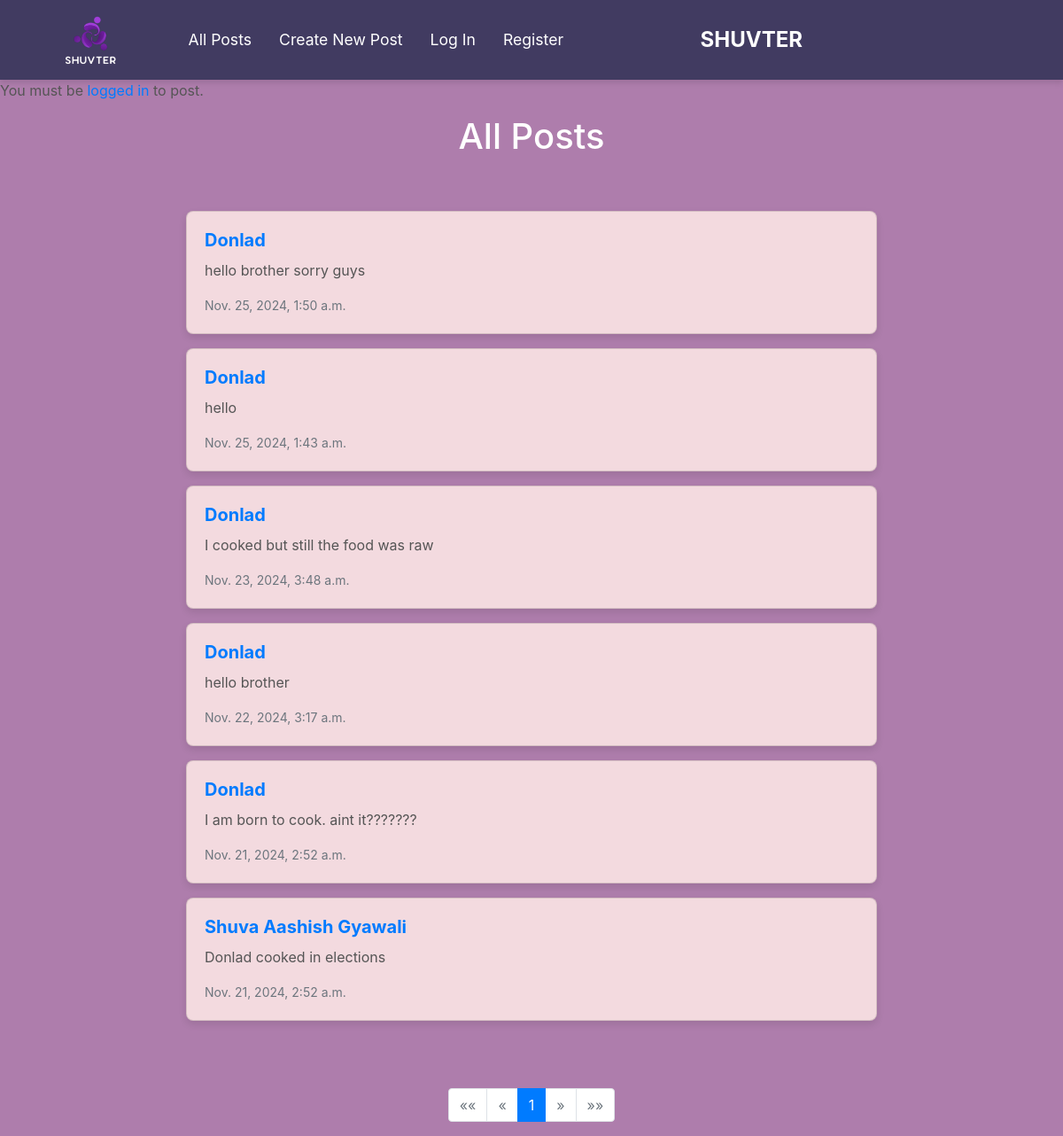
Before: / with the older database file.
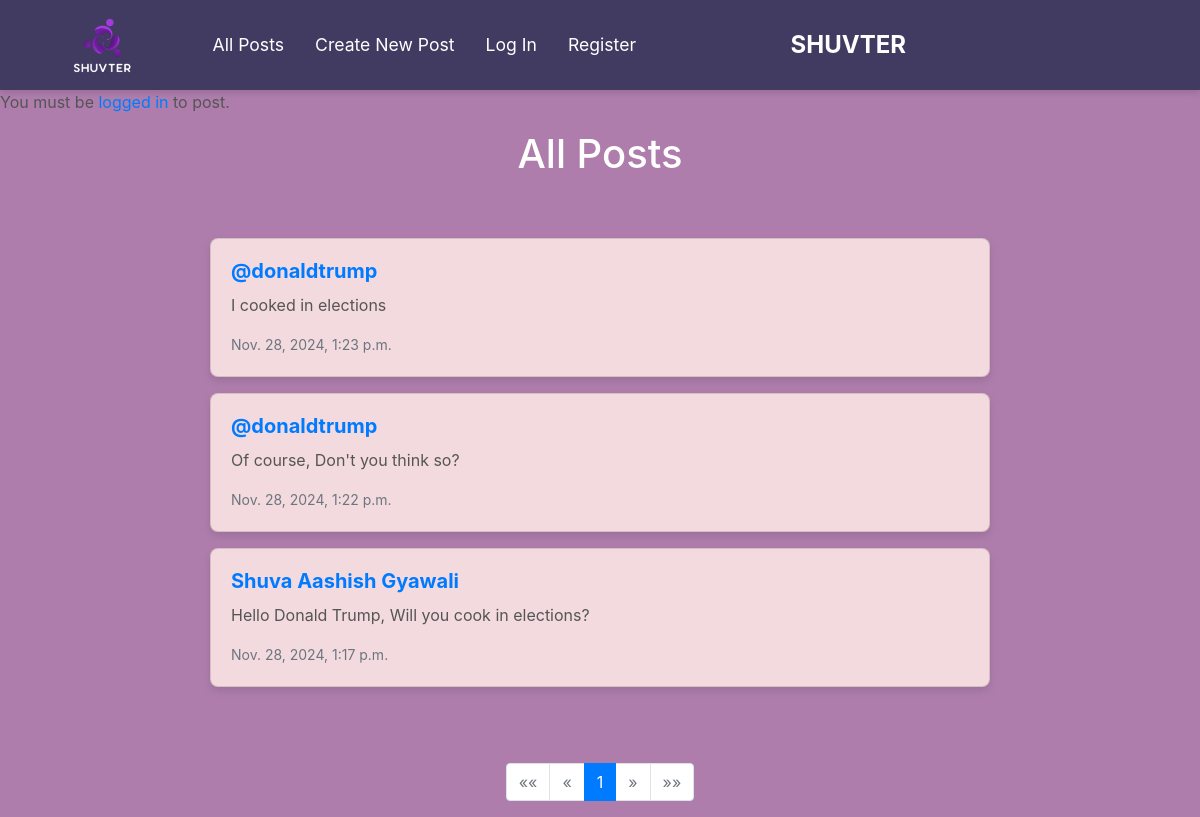
After: the same page with the newer database file.
### network/models.py (models this page shows, shortened)
class Post(models.Model):
    author = models.ForeignKey(User, on_delete=models.CASCADE, related_name="posts")
    content = models.TextField()
    created_at = models.DateTimeField(auto_now_add=True)

class User(AbstractUser):
    pass

### network/views.py (the view)
# urls.py: path("", views.index, name="index"),
def index(request):
    if request.method == "POST":
        author = request.user
        content=request.POST["content"]
        post = Post(author=author, content=content)
        post.save()
        return HttpResponseRedirect(reverse("index"))
    else:
        posts = Post.objects.all().order_by("-created_at")
        paginator = Paginator(posts, 10)
        pageNumber = request.GET.get('page')
        pages= paginator.get_page(pageNumber)
        return render(request, "network/index.html",{
        "posts":posts,
        "pages":pages
        })

### network/templates/network/index.html (shortened to what this page needs)
{% extends "network/layout.html" %}
{% load static %}
{% block body %}
        {% if user.is_authenticated %}
        <div id="new-post" class="new-post" style="display: none;">
            <h2>New Post</h2>
            <form action="" method="post">
                {% csrf_token %}
                <div class="form-group">
                    <textarea name="content" class="form-control" placeholder="What's on your mind?"></textarea>
                </div>
                <button type="submit" class="btn btn-primary">Post</button>
            </form>
        </div>
        {% else %}
        <p>You must be <a href="{% url 'login' %}">logged in</a> to post.</p>
        {% endif %}
    <h1>All Posts</h1>
    <div id="all-posts">
    {% for post in pages %}
        <div class="card mb-3">
            <div class="card-body">
                <h5 class="card-title"><a href="{% url 'profile' post.author.id %}">{{ post.author }}</a></h5>
                <p class="card-text">{{ post.content }}</p>
                <p class="card-text"><small class="text-muted">{{ post.created_at }}</small></p>
            </div>
        </div>
    {% endfor %}
    </div>
    <nav aria-label="Page navigation">
        <ul class="pagination justify-content-center">
            {% if pages.has_previous %}
                <li class="page-item">
                    <a class="page-link" href="?page=1" aria-label="First">
                        <span aria-hidden="true">&laquo;&laquo;</span>
                    </a>
                </li>
                <li class="page-item">
                    <a class="page-link" href="?page={{ pages.previous_page_number }}" aria-label="Previous">
                        <span aria-hidden="true">&laquo;</span>
                    </a>
                </li>
            {% else %}
                <li class="page-item disabled">
                    <span class="page-link">&laquo;&laquo;</span>
                </li>
                <li class="page-item disabled">
                    <span class="page-link">&laquo;</span>
                </li>
            {% endif %}
            {% for num in pages.paginator.page_range %}
                {% if num == pages.number %}
                    <li class="page-item active">
                        <span class="page-link">{{ num }}</span>
                    </li>
                {% else %}
                    <li class="page-item">
                        <a class="page-link" href="?page={{ num }}">{{ num }}</a>
                    </li>
                {% endif %}
            {% endfor %}
            {% if pages.has_next %}
                <li class="page-item">
                    <a class="page-link" href="?page={{ pages.next_page_number }}" aria-label="Next">
                        <span aria-hidden="true">&raquo;</span>
                    </a>
                </li>
                <li class="page-item">
                    <a class="page-link" href="?page={{ pages.paginator.num_pages }}" aria-label="Last">
                        <span aria-hidden="true">&raquo;&raquo;</span>
                    </a>
                </li>
            {% else %}
                <li class="page-item disabled">
                    <span class="page-link">&raquo;</span>
                </li>
                <li class="page-item disabled">
                    <span class="page-link">&raquo;&raquo;</span>
                </li>
            {% endif %}
        </ul>
    </nav>
    </div>
{% endblock %}

### network/templates/network/layout.html (shortened to what this page needs)
{% load static %}
<!DOCTYPE html>
<html lang="en">
    <head>
        <link rel="stylesheet" href="https://stackpath.bootstrapcdn.com/bootstrap/4.4.1/css/bootstrap.min.css">
        <link href="{% static 'network/styles.css' %}" rel="stylesheet">
    </head>
    <body>
        <nav class="navbar navbar-expand-lg navbar-light bg-light">
            <div class="container-fluid">
                <div class="d-flex align-items-center">
                    <a class="navbar-brand" href="{% url 'index' %}">
                        <img src="{% static 'network/logo.png' %}" alt="Logo">
                    </a>
                    <ul class="navbar-nav ml-3">
                        <li class="nav-item">
                            <a class="nav-link" id="showAllPostsLink" href="{% url 'index' %}">All Posts</a>
                        </li>
                        <li class="nav-item">
                            <a class="nav-link" id="showNewPostLink" href="{% url 'index' %}">Create New Post</a>
                        </li>
                        {% if user.is_authenticated %}
                            <li class="nav-item">
                                <a class="nav-link" href="{% url 'following' %}">Following</a>
                            </li>
                            <li class="nav-item">
                                <a class="nav-link" href="{% url 'logout' %}">Log Out</a>
                            </li>
                        {% else %}
                            <li class="nav-item">
                                <a class="nav-link" href="{% url 'login' %}">Log In</a>
                            </li>
                            <li class="nav-item">
                                <a class="nav-link" href="{% url 'register' %}">Register</a>
                            </li>
                        {% endif %}
                    </ul>
                </div>
                <div class="mx-auto">
                    <span class="navbar-text">SHUVTER</span>
                </div>
            </div>
        </nav>
        <div class="body">
            {% block body %}
            {% endblock %}
    </body>
</html>

### network/static/network/styles.css (style rules this page uses)
.navbar-nav { margin: auto; }
.navbar-brand img { height: 60px; width: auto; }
.navbar-text { font-size: 1.5rem; font-weight: bold; color: #FFFFFF !important; }
.navbar.navbar-light { background-color: #413B61 !important; }
body { background-color: #AE7DAC; }
.navbar .nav-link { color: #FFFFFF !important; font-size: 1.1rem; padding: 10px 15px; }
.navbar-nav .nav-item { margin-right: 15px; }
.navbar { padding-top: 10px; padding-bottom: 10px; display: flex; justify-content: space-between; align-items: center; }
.navbar .navbar-text { flex-grow: 1; text-align: center; }
.navbar.navbar-light { box-shadow: 0 4px 6px rgba(0, 0, 0, 0.1); }
#all-posts { display: flex; flex-direction: column; align-items: center; max-width: 800px; margin: 50px auto; padding: 10px; }
.card { background-color: #F3DADF; border-radius: 8px; box-shadow: 0 4px 8px rgba(0, 0, 0, 0.1); overflow: hidden; width: 100%; margin-bottom: 20px; transition: transform 0.3s ease, box-shadow 0.3s ease; }
.card-body { padding: 20px; }
.card-title { font-size: 1.25rem; font-weight: bold; color: #333; margin-bottom: 10px; }
.card-text { font-size: 1rem; color: #555; margin-bottom: 15px; }
.text-muted { font-size: 0.875rem; color: #888; }
p { font-size: 1rem; color: #555; }
a { color: #007bff; text-decoration: none; }
body h1 { text-align: center; font-size: 2.5rem; color: #FFFFFF; }

Changed rows visible on the page:
removed Post: author "Donlad", content "hello brother sorry guys", created_at "Nov. 25, 2024, 1:50 a.m."
removed Post: author "Donlad", content "hello", created_at "Nov. 25, 2024, 1:43 a.m."
removed Post: author "Donlad", content "I cooked but still the food was raw", created_at "Nov. 23, 2024, 3:48 a.m."
removed Post: author "Donlad", content "hello brother", created_at "Nov. 22, 2024, 3:17 a.m."
removed Post: author "Donlad", content "I am born to cook. aint it???????", created_at "Nov. 21, 2024, 2:52 a.m."
added Post: author "@donaldtrump", content "I cooked in elections", created_at "Nov. 28, 2024, 1:23 p.m."
added Post: author "@donaldtrump", content "Of course, Don't you think so?", created_at "Nov. 28, 2024, 1:22 p.m."
changed Post "Shuva Aashish Gyawali": content "Donlad cooked in elections" → "Hello Donald Trump, Will you cook in elections?"; created_at "Nov. 21, 2024, 2:52 a.m." → "Nov. 28, 2024, 1:17 p.m."
